Frame 1 (no input): blank canvas, image omitted
Frame 60 (the mouse pressed at the canvas centre just before this capture): blank canvas, image omitted
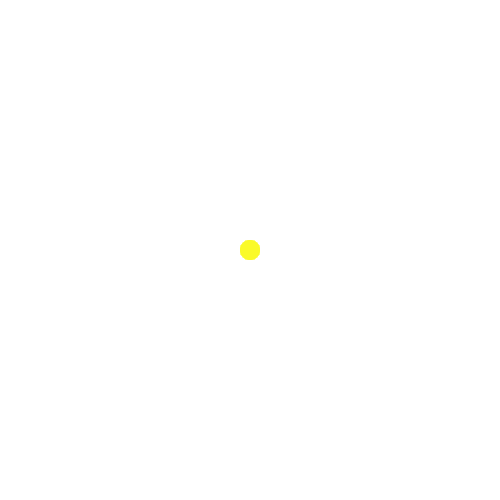
Frame 120 (the mouse held since frame 60 and released just before this capture)

The Processing sketch whose frames 1 and 60 were blank and that drew this single picture after the mouse press (run headless with seeded random() and noise(); from frame 60 on, the mouse is pressed at the canvas centre):

// Processing sketch: processing_36273
// ── processing_36273.pde

//homework 3
//copyright Christina Lee August 2011 Pittsburgh, PA 15289

//mouseIsDown assignment
boolean mouseIsDown = false;

//setup
void setup()
{
  background(255, 255, 255);
  size(500, 500);
  smooth();
}

//executed when mouse is down
void draw()
{
  if (mouseIsDown==true)
  {
    fill(mouseX%255, mouseY%255, random(256));
    noStroke();
    ellipse(mouseX, mouseY, 20, 20);
    ellipse(width-mouseX, height-mouseY, 20, 20);
  }
}

//setting parameters for mouseIsDown
void mousePressed()
{ 
  mouseIsDown = true;
}

void mouseReleased()
{ 
  mouseIsDown = false;
}

//erase function
void keyPressed()
{
  noStroke();
  fill(255, 255, 255);
  rect(0, 0, 500, 500);
}
